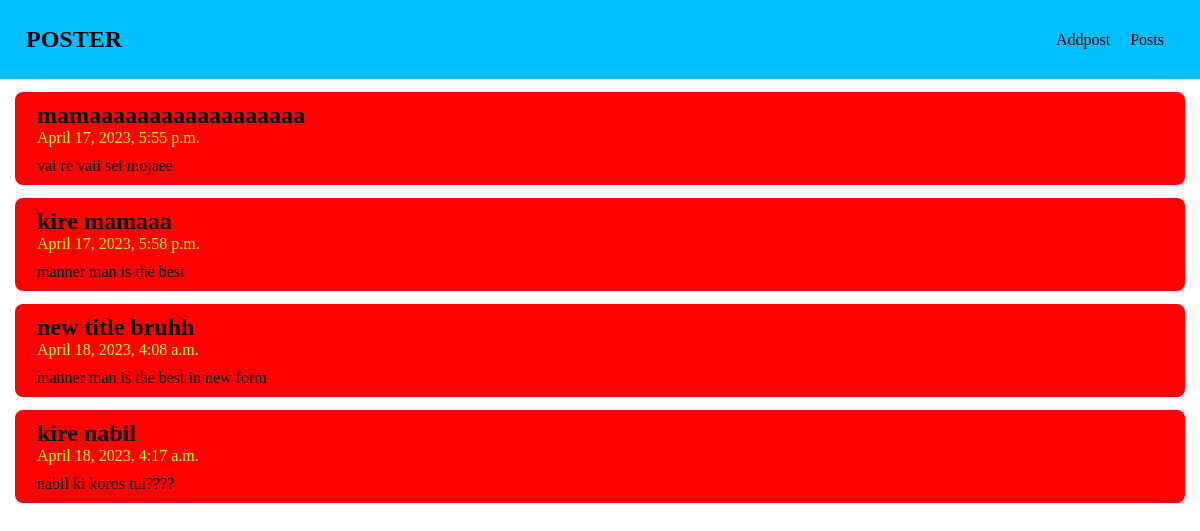
Before: /api/postview/ with the older database file.
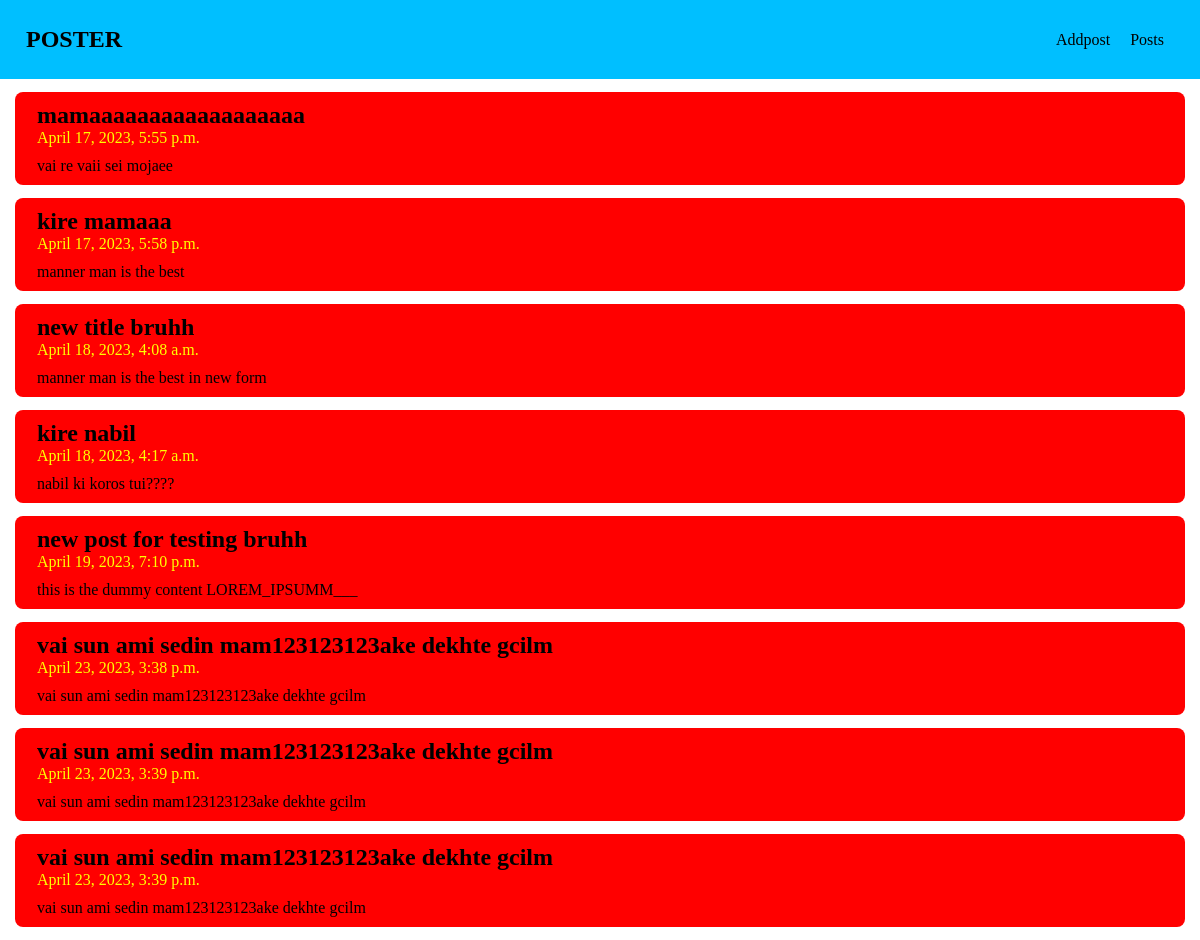
After: the same page with the newer database file.
### comment/models.py (models this page shows, shortened)
class Post(models.Model):
    title = models.CharField(max_length=100)
    content = models.TextField()
    date_posted = models.DateTimeField(auto_now_add=True)

### comment/views.py (the view)
# urls.py: path('postview/', postView),
def postView(request):
    posts = Post.objects.all()
    return render(request, 'main_timeline.html', {'posts': posts})

### comment/templates/main_timeline.html (shortened to what this page needs)
<!DOCTYPE html>
<html lang="en">
<head>
    {% load static %}
    <link rel="stylesheet" href="{% static 'css/styles.css' %}">
</head>
<body>
    <div class="navbar">
        <h2>POSTER</h2>
        <ul>
            <li data-pos="addpost"> Addpost</li>
            <li data-pos="postview">Posts</li>
        </ul>
    </div>
    {% for post in posts %}
    <div class="postview" data-postid="{{ post.id }}">
        <div class="titledate">
            <h2>{{post.title}}</h2>
            <p>{{post.date_posted}}</p>
        </div>
        <p>{{post.content}}</p>
    </div>
    {% endfor %}
</body>
</html>

### comment/static/css/styles.css (style rules this page uses)
* { padding: 0; margin: 0; }
p { margin: 0 !important; margin-top: 10px !important; }
.navbar { padding: 26px; background: deepskyblue; display: -webkit-box; display: -ms-flexbox; display: flex; -webkit-box-pack: justify; -ms-flex-pack: justify; justify-content: space-between; -webkit-box-align: center; -ms-flex-align: center; align-items: center; }
.navbar ul { display: -webkit-box; display: -ms-flexbox; display: flex; -webkit-box-pack: end; -ms-flex-pack: end; justify-content: flex-end; }
.navbar li { cursor: pointer; margin: 0 10px; list-style: none; }
.postview { border-radius: 8px; padding: 10px 22px; background: red; margin: 13px 15px; }
.postview .titledate p { margin-top: 0 !important; color: yellow; }
.postview h2 { margin: 0px !important; }

Changed rows visible on the page:
added Post: title "new post for testing bruhh", date_posted "April 19, 2023, 7:10 p.m.", content "this is the dummy content LOREM_IPSUMM___"
added Post: title "vai sun ami sedin mam123123123ake dekhte gcilm", date_posted "April 23, 2023, 3:38 p.m.", content "vai sun ami sedin mam123123123ake dekhte gcilm"
added Post: title "vai sun ami sedin mam123123123ake dekhte gcilm", date_posted "April 23, 2023, 3:39 p.m.", content "vai sun ami sedin mam123123123ake dekhte gcilm"
added Post: title "vai sun ami sedin mam123123123ake dekhte gcilm", date_posted "April 23, 2023, 3:39 p.m.", content "vai sun ami sedin mam123123123ake dekhte gcilm"
